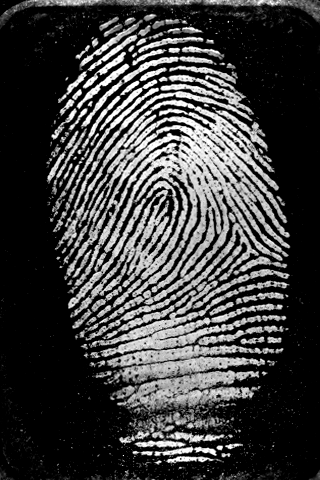
#> input picture bioService/WorkedEx/fingerprint_capture.bmp, 320 x 480 px
$ python bmptotmp.py
#> lines starting #> are read from the running program, lines starting #| are printed output that depends on the picture; after the words box and inside, x2 and y2 are one past the last pixel; in counts of white or black regions, pixels touching at a corner belong together
import struct, zlib, base64
import cv2
import numpy as np
from skimage.morphology import skeletonize


img = cv2.imread("fingerprint_capture.bmp", cv2.IMREAD_GRAYSCALE)
#> img is the input picture: shape (480, 320); min 0, max 255, mean 62.5

if img is None:
    raise Exception("Image not found!")

img = cv2.equalizeHist(img)
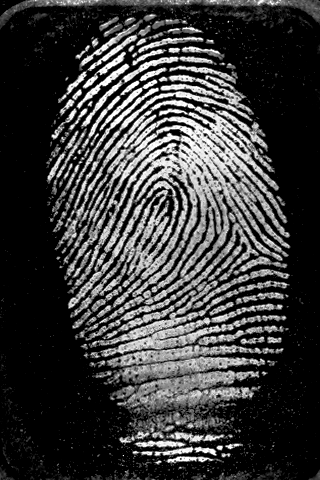
#> img: shape (480, 320); min 0, max 255, mean 58.9
img = cv2.GaussianBlur(img, (5, 5), 0)
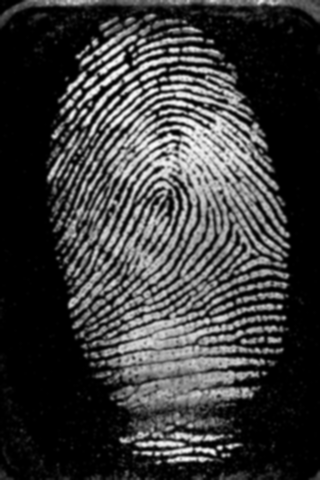
#> img: shape (480, 320); min 0, max 254, mean 58.9

thresh = cv2.adaptiveThreshold(
    img, 255,
    cv2.ADAPTIVE_THRESH_GAUSSIAN_C,
    cv2.THRESH_BINARY_INV,
    11, 2
)
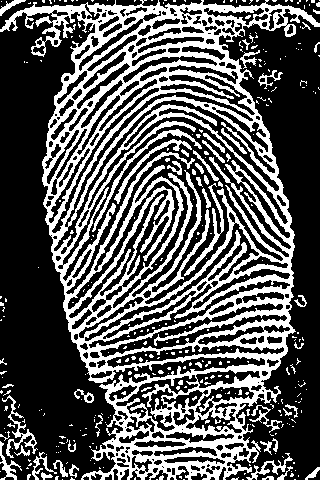
#> thresh: shape (480, 320); 34.6% white; 334 white regions (283 under 20 px), largest, box (x1, y1, x2, y2) and area: (0, 0, 320, 480) 46663, (92, 129, 202, 232) 582, (184, 183, 224, 276) 470

binary = thresh // 255
skeleton = skeletonize(binary).astype(np.uint8)
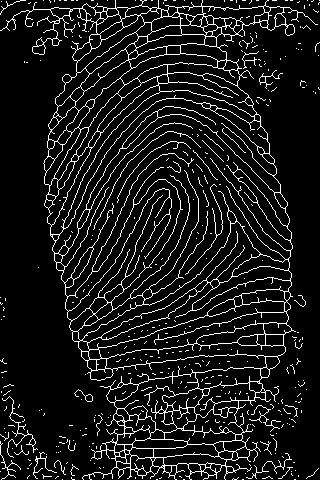
#> skeleton: shape (480, 320); values 0 (black) and 1 (white), 9.6% white in thin lines or dots


def getMinutiae(skel):
    minutiae = []
    rows, cols = skel.shape
#> rows = 480; cols = 320

    for i in range(1, rows - 1):
        for j in range(1, cols - 1):
            if skel[i, j] == 1:
                neighbors = [
                    skel[i-1, j-1], skel[i-1, j], skel[i-1, j+1],
                    skel[i, j+1], skel[i+1, j+1], skel[i+1, j],
                    skel[i+1, j-1], skel[i, j-1]
                ]

                transitions = sum(
                    (neighbors[k] == 0 and neighbors[(k+1) % 8] == 1)
                    for k in range(8)
                )

                if transitions == 1:
                    minutiae.append((i, j, 1))  # ending
                elif transitions == 3:
                    minutiae.append((i, j, 2))  # bifurcation
#> after the loop, minutiae = 1565 items, first 6: (1, 6, 1), (1, 54, 1), (1, 142, 2), (1, 224, 1), (1, 299, 1), (1, 311, 1)

    return minutiae

minutiaePoints = getMinutiae(skeleton)
#> minutiaePoints has the same summary as minutiae in getMinutiae

# -----------------------------
# Step 5: Remove Border Noise
# -----------------------------
def removeBorderPoints(points, margin, shape):
#> called with margin = 10, shape = (480, 320)
    filtered = []
    rows, cols = shape

    for (x, y, t) in points:
        if margin < x < rows - margin and margin < y < cols - margin:
            filtered.append((x, y, t))
#> this loop made 1565 passes
#> after the loop, filtered = 1366 items, first 6: (11, 29, 2), (11, 70, 2), (11, 103, 2), (11, 106, 2), (11, 156, 2), (11, 208, 1)

    return filtered

minutiaePoints = removeBorderPoints(minutiaePoints, margin=10, shape=skeleton.shape)
#> minutiaePoints has the same summary as filtered in removeBorderPoints

# -----------------------------
# Step 6: Limit Points (IMPORTANT)
# -----------------------------
# Keep only top N points
MAX_POINTS = 80
minutiaePoints = minutiaePoints[:MAX_POINTS]
#> minutiaePoints = 80 items, first 6: (11, 29, 2), (11, 70, 2), (11, 103, 2), (11, 106, 2), (11, 156, 2), (11, 208, 1)

print(f"Final minutiae count: {len(minutiaePoints)}")
#| Final minutiae count: 80

# -----------------------------
# Step 7: Save Binary Template
# -----------------------------
with open("fingerprint_template.bin", "wb") as f:
    for (x, y, t) in minutiaePoints:
        f.write(struct.pack("HHB", x, y, t))
#> this loop made 80 passes
#> (x, y, t) on passes 1 to 12: (11, 29, 2), (11, 70, 2), (11, 103, 2), (11, 106, 2), (11, 156, 2), (11, 208, 1), (12, 95, 2), (12, 100, 2), (12, 177, 2), (12, 264, 2), (12, 268, 2), (12, 283, 2)

# -----------------------------
# Step 8: Compress Template
# -----------------------------
with open("fingerprint_template.bin", "rb") as f:
    raw_data = f.read()

compressed_data = zlib.compress(raw_data)

with open("fingerprint_template_compressed.bin", "wb") as f:
    f.write(compressed_data)

# -----------------------------
# Step 9: Convert to Base64 (for DB storage)
# -----------------------------
encoded = base64.b64encode(compressed_data).decode()

with open("fingerprint_template_base64.txt", "w") as f:
    f.write(encoded)

print("Template saved successfully!")
